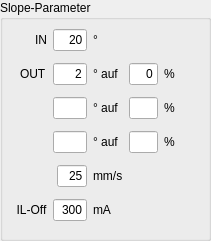
   <widget class="QGroupBox" name="groupBox_3">
    <property name="geometry">
     <rect>
      <x>230</x>
      <y>100</y>
      <width>211</width>
      <height>241</height>
     </rect>
    </property>
    <property name="title">
     <string>Slope-Parameter</string>
    </property>
    <layout class="QHBoxLayout" name="horizontalLayout_2">
     <property name="topMargin">
      <number>3</number>
     </property>
     <item>
      <layout class="QGridLayout" name="gridLayout_3">
       <item row="1" column="3">
        <widget class="QLineEdit" name="par_slp_out_1_1">
         <property name="maximumSize">
          <size>
           <width>29</width>
           <height>16777215</height>
          </size>
         </property>
         <property name="text">
          <string>0</string>
         </property>
         <property name="alignment">
          <set>Qt::AlignRight|Qt::AlignTrailing|Qt::AlignVCenter</set>
         </property>
        </widget>
       </item>
       <item row="1" column="4">
        <widget class="QLabel" name="label_19">
         <property name="text">
          <string>%</string>
         </property>
        </widget>
       </item>
       <item row="3" column="4">
        <widget class="QLabel" name="label_21">
         <property name="text">
          <string>%</string>
         </property>
        </widget>
       </item>
       <item row="3" column="3">
        <widget class="QLineEdit" name="par_slp_out_1_3">
         <property name="maximumSize">
          <size>
           <width>29</width>
           <height>16777215</height>
          </size>
         </property>
         <property name="text">
          <string/>
         </property>
         <property name="alignment">
          <set>Qt::AlignRight|Qt::AlignTrailing|Qt::AlignVCenter</set>
         </property>
        </widget>
       </item>
       <item row="2" column="3">
        <widget class="QLineEdit" name="par_slp_out_1_2">
         <property name="maximumSize">
          <size>
           <width>29</width>
           <height>16777215</height>
          </size>
         </property>
         <property name="text">
          <string/>
         </property>
         <property name="alignment">
          <set>Qt::AlignRight|Qt::AlignTrailing|Qt::AlignVCenter</set>
         </property>
        </widget>
       </item>
       <item row="1" column="2">
        <widget class="QLabel" name="label_18">
         <property name="maximumSize">
          <size>
           <width>33</width>
           <height>16777215</height>
          </size>
         </property>
         <property name="text">
          <string>° auf</string>
         </property>
        </widget>
       </item>
       <item row="2" column="4">
        <widget class="QLabel" name="label_20">
         <property name="text">
          <string>%</string>
         </property>
        </widget>
       </item>
       <item row="0" column="0" alignment="Qt::AlignRight">
        <widget class="QLabel" name="label_12">
         <property name="maximumSize">
          <size>
           <width>38</width>
           <height>16777215</height>
          </size>
         </property>
         <property name="text">
          <string>IN</string>
         </property>
        </widget>
       </item>
       <item row="0" column="2">
        <widget class="QLabel" name="label_13">
         <property name="maximumSize">
          <size>
           <width>23</width>
           <height>16777215</height>
          </size>
         </property>
         <property name="text">
          <string>°</string>
         </property>
        </widget>
       </item>
       <item row="2" column="1">
        <widget class="QLineEdit" name="par_slp_out_0_2">
         <property name="maximumSize">
          <size>
           <width>34</width>
           <height>16777215</height>
          </size>
         </property>
         <property name="text">
          <string/>
         </property>
         <property name="alignment">
          <set>Qt::AlignRight|Qt::AlignTrailing|Qt::AlignVCenter</set>
         </property>
        </widget>
       </item>
       <item row="0" column="1">
        <widget class="QLineEdit" name="par_slp_in">
         <property name="maximumSize">
          <size>
           <width>34</width>
           <height>16777215</height>
          </size>
         </property>
         <property name="text">
          <string>20</string>
         </property>
         <property name="alignment">
          <set>Qt::AlignRight|Qt::AlignTrailing|Qt::AlignVCenter</set>
         </property>
        </widget>
       </item>
       <item row="1" column="0" alignment="Qt::AlignRight">
        <widget class="QLabel" name="label_15">
         <property name="maximumSize">
          <size>
           <width>38</width>
           <height>16777215</height>
          </size>
         </property>
         <property name="text">
          <string>OUT</string>
         </property>
        </widget>
       </item>
       <item row="3" column="1">
        <widget class="QLineEdit" name="par_slp_out_0_3">
         <property name="maximumSize">
          <size>
           <width>34</width>
           <height>16777215</height>
          </size>
         </property>
         <property name="text">
          <string/>
         </property>
         <property name="alignment">
          <set>Qt::AlignRight|Qt::AlignTrailing|Qt::AlignVCenter</set>
         </property>
        </widget>
       </item>
       <item row="1" column="1">
        <widget class="QLineEdit" name="par_slp_out_0_1">
         <property name="maximumSize">
          <size>
           <width>34</width>
           <height>16777215</height>
          </size>
         </property>
         <property name="text">
          <string>2</string>
         </property>
         <property name="alignment">
          <set>Qt::AlignRight|Qt::AlignTrailing|Qt::AlignVCenter</set>
         </property>
        </widget>
       </item>
       <item row="5" column="1" alignment="Qt::AlignRight">
        <widget class="QLineEdit" name="par_slp_out_foc">
         <property name="maximumSize">
          <size>
           <width>34</width>
           <height>16777215</height>
          </size>
         </property>
         <property name="text">
          <string>300</string>
         </property>
         <property name="alignment">
          <set>Qt::AlignRight|Qt::AlignTrailing|Qt::AlignVCenter</set>
         </property>
        </widget>
       </item>
       <item row="5" column="2">
        <widget class="QLabel" name="label_27">
         <property name="maximumSize">
          <size>
           <width>23</width>
           <height>16777215</height>
          </size>
         </property>
         <property name="text">
          <string>mA</string>
         </property>
        </widget>
       </item>
       <item row="5" column="0" alignment="Qt::AlignRight">
        <widget class="QLabel" name="label_33">
         <property name="sizePolicy">
          <sizepolicy hsizetype="Preferred" vsizetype="Preferred">
           <horstretch>0</horstretch>
           <verstretch>0</verstretch>
          </sizepolicy>
         </property>
         <property name="maximumSize">
          <size>
           <width>38</width>
           <height>16777215</height>
          </size>
         </property>
         <property name="text">
          <string>IL-Off</string>
         </property>
         <property name="alignment">
          <set>Qt::AlignCenter</set>
         </property>
        </widget>
       </item>
       <item row="4" column="1" alignment="Qt::AlignRight">
        <widget class="QLineEdit" name="par_slp_out_vs">
         <property name="maximumSize">
          <size>
           <width>30</width>
           <height>16777215</height>
          </size>
         </property>
         <property name="text">
          <string>25</string>
         </property>
         <property name="alignment">
          <set>Qt::AlignRight|Qt::AlignTrailing|Qt::AlignVCenter</set>
         </property>
        </widget>
       </item>
       <item row="4" column="2">
        <widget class="QLabel" name="label_35">
         <property name="text">
          <string>mm/s</string>
         </property>
        </widget>
       </item>
       <item row="2" column="2">
        <widget class="QLabel" name="label_39">
         <property name="maximumSize">
          <size>
           <width>33</width>
           <height>16777215</height>
          </size>
         </property>
         <property name="text">
          <string>° auf</string>
         </property>
        </widget>
       </item>
       <item row="3" column="2">
        <widget class="QLabel" name="label_40">
         <property name="maximumSize">
          <size>
           <width>33</width>
           <height>16777215</height>
          </size>
         </property>
         <property name="text">
          <string>° auf</string>
         </property>
        </widget>
       </item>
      </layout>
     </item>
    </layout>
   </widget>
